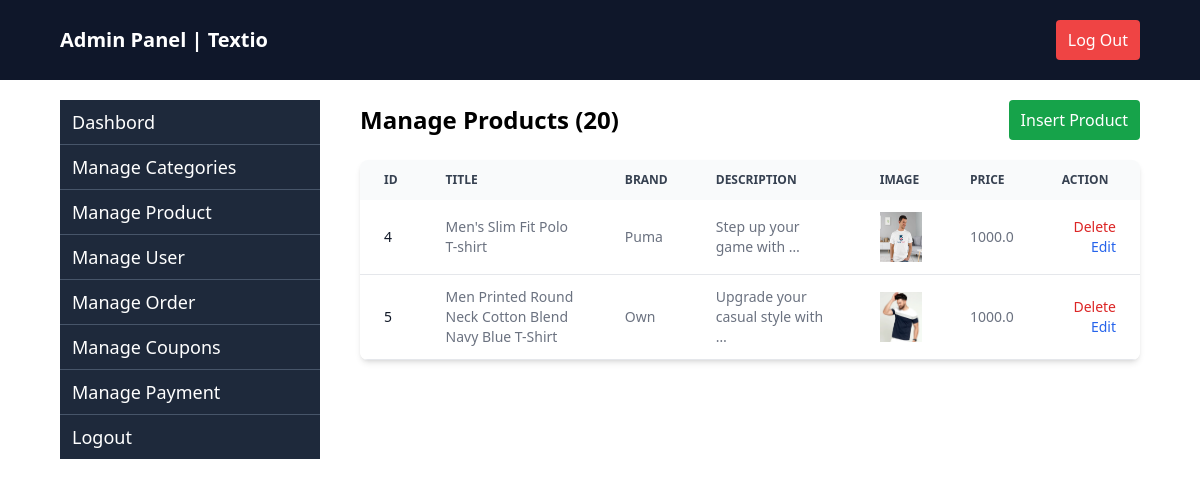
Page /manage-product/ on the earlier database version.
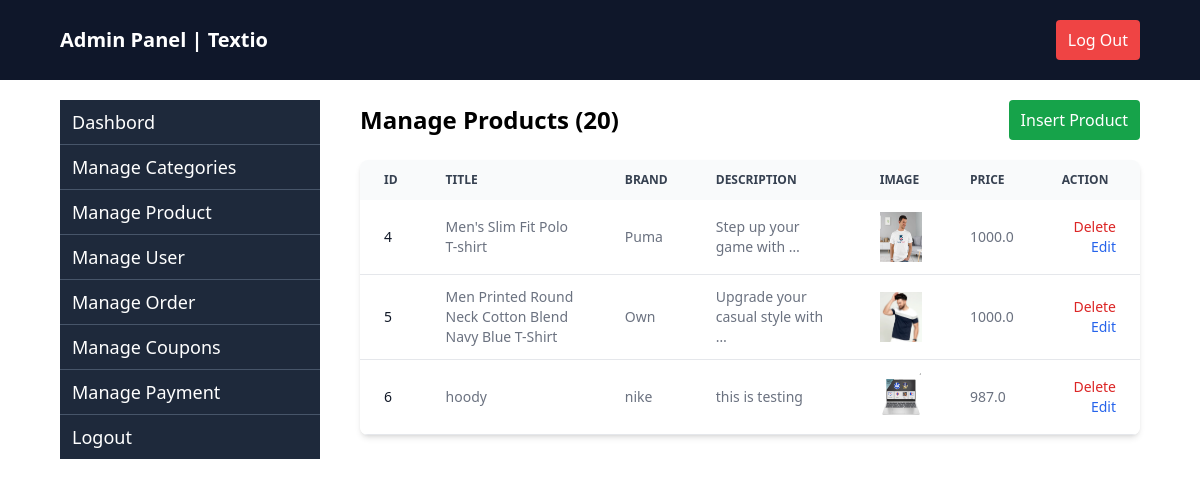
Same page on the later database version.
### apptextio/models.py (models this page shows, shortened)
class Product(models.Model):
    category = models.ForeignKey(Category, on_delete=models.CASCADE)
    brand = models.CharField(max_length=50)
    title = models.CharField(max_length=200)
    image = models.ImageField(upload_to="photo/")
    description = models.TextField()
    price = models.FloatField(default=0)
    dis_price = models.FloatField(default=None, blank=True, null=True)
    size = models.ManyToManyField(SizeVariant, related_name="products", blank=True)

### apptextio/admin_views.py (the view)
# urls.py: path("manage-product/",manageproduct,name="manageproduct"),
def manageproduct(request):
  products = Product.objects.all()
  return render(request,"admin/manage_products.html",{"products":products})

### apptextio/templates/admin/manage_products.html
{% extends "admin/admin_base.html" %}
{% block content %}
<div class="flex flex-1 justify-between items-center">
    <h2 class="text-2xl font-semibold ">Manage Products (20)</h2>
    <a href="{% url 'insert-product' %}" class="text-white bg-green-600 px-3 py-2 rounded">Insert Product</a>
</div>
<div class="relative overflow-x-auto shadow-md sm:rounded-lg mt-5">
    <table class="w-full text-sm text-left rtl:text-right text-gray-500 dark:text-gray-400">
        <thead class="text-xs text-gray-700 uppercase bg-gray-50 dark:bg-gray-700 dark:text-gray-400">
            <tr>
                <th scope="col" class="px-6 py-3">
                    Id
                </th>
                <th scope="col" class="px-6 py-3">Title</th>
                <th scope="col" class="px-6 py-3">Brand</th>
                <th scope="col" class="px-6 py-3">Description</th>
                <th scope="col" class="px-6 py-3">Image</th>
                <th scope="col" class="px-6 py-3">price</th>
                <th scope="col" class="px-6 py-3 text-right pr-[5%]">
                    Action
                </th>
            </tr>
        </thead>
        <tbody>
            {% for product in products %}
            <tr class="bg-white border-b dark:bg-gray-800 dark:border-gray-700 hover:bg-gray-50 dark:hover:bg-gray-600">
                <th scope="row" class="px-6 py-3 font-medium text-gray-900 whitespace-nowrap dark:text-white">
                    {{ product.id }}
                </th>
                <td class="px-6 py-3 text-sm">{{product.title}}</td>
                <td class="px-6 py-3 text-sm">{{product.brand}}</td>
                <td class="px-6 py-3 text-sm ">{{ product.description|truncatewords:5 }}</td>
                <td class="px-6 py-3 text-sm"> <img src="{{product.image.url}}" alt="" class="size-[50px]"> </td>
                <td class="px-6 py-3 text-sm">{{product.price }}</td>
                <td class="px-6 py-3 text-right space-x-4">
                    <a href="{% url 'deleteproduct' product.id %}"
                        class="font-medium text-red-600 dark:text-red-500 hover:underline">Delete</a>
                    <a href=""
                        class="font-medium text-blue-600 dark:text-blue-500 hover:underline">Edit</a>
                </td>
            </tr>
            {% empty %}
            <tr>
                <td colspan="3" class="px-6 py-4 text-center text-gray-500 dark:text-gray-400">
                    No categories found.
                </td>
            </tr>
            {% endfor %}
        </tbody>
    </table>
</div>
{% endblock %}

### apptextio/templates/admin/admin_base.html (shortened to what this page needs)
<!DOCTYPE html>
<html lang="en">
<head>
    <script src="https://cdn.tailwindcss.com"></script>
</head>
<body>
    <div class="flex flex-1 bg-[#0F172A] text-white px-[5%] py-5 justify-between items-center">
        <h2 class="text-xl font-bold text-white">Admin Panel | Textio</h2>
        <div class="flex ">
            <a href="{% url 'homepage' %}" class="text-white bg-red-500 px-3 py-2 rounded">Log Out</a>
        </div>
    </div>
    <div class="px-[5%] flex flex-1 mt-5 gap-10">
        <div class="w-3/12">
            <div class="flex flex-col divide-y divide-slate-600">
                <a href="{% url 'dashboard' %}" class="bg-[#1E293B] text-white px-3 py-2 hover:bg-[#334155] text-lg font-medium">Dashbord</a>
                <a href="{% url 'managecategory' %}" class="bg-[#1E293B] text-white px-3 py-2 hover:bg-[#334155] text-lg font-medium">Manage Categories</a>
                <a href="{% url 'manageproduct' %}" class="bg-[#1E293B] text-white px-3 py-2 hover:bg-[#334155] text-lg font-medium">Manage Product</a>
                <a href="" class="bg-[#1E293B] text-white px-3 py-2 hover:bg-[#334155] text-lg font-medium">Manage User</a>
                <a href="" class="bg-[#1E293B] text-white px-3 py-2 hover:bg-[#334155] text-lg font-medium">Manage Order</a>
                <a href="{% url 'manageCoupons' %}" class="bg-[#1E293B] text-white px-3 py-2 hover:bg-[#334155] text-lg font-medium">Manage Coupons</a>
                <a href="" class="bg-[#1E293B] text-white px-3 py-2 hover:bg-[#334155] text-lg font-medium">Manage Payment</a>
                <a href="" class="bg-[#1E293B] text-white px-3 py-2 hover:bg-[#334155] text-lg font-medium">Logout</a>
            </div>
        </div>
        <div class="w-9/12">
            {% block content %}
            {% endblock %}
        </div>
    </div>
</body>
</html>

Differences in the rows shown:
added Product: id "6", title "hoody", brand "nike", description "this is testing", image (picture), price "987.0"
